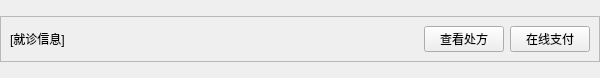
<?xml version="1.0" encoding="UTF-8"?>
<ui version="4.0">
 <class>MedicalRecord</class>
 <widget class="QWidget" name="MedicalRecord">
  <property name="geometry">
   <rect>
    <x>0</x>
    <y>0</y>
    <width>600</width>
    <height>78</height>
   </rect>
  </property>
  <property name="sizePolicy">
   <sizepolicy hsizetype="Expanding" vsizetype="Preferred">
    <horstretch>0</horstretch>
    <verstretch>0</verstretch>
   </sizepolicy>
  </property>
  <property name="windowTitle">
   <string>Form</string>
  </property>
  <layout class="QHBoxLayout" name="horizontalLayout">
   <property name="spacing">
    <number>0</number>
   </property>
   <property name="leftMargin">
    <number>0</number>
   </property>
   <property name="topMargin">
    <number>0</number>
   </property>
   <property name="rightMargin">
    <number>0</number>
   </property>
   <property name="bottomMargin">
    <number>0</number>
   </property>
   <item>
    <widget class="QFrame" name="CardFrame">
     <property name="sizePolicy">
      <sizepolicy hsizetype="Expanding" vsizetype="Fixed">
       <horstretch>0</horstretch>
       <verstretch>0</verstretch>
      </sizepolicy>
     </property>
     <property name="styleSheet">
      <string notr="true"/>
     </property>
     <property name="frameShape">
      <enum>QFrame::StyledPanel</enum>
     </property>
     <property name="frameShadow">
      <enum>QFrame::Raised</enum>
     </property>
     <layout class="QHBoxLayout" name="horizontalLayout_2">
      <item>
       <widget class="QLabel" name="label">
        <property name="text">
         <string>[就诊信息]</string>
        </property>
       </widget>
      </item>
      <item>
       <spacer name="horizontalSpacer">
        <property name="orientation">
         <enum>Qt::Horizontal</enum>
        </property>
        <property name="sizeHint" stdset="0">
         <size>
          <width>311</width>
          <height>19</height>
         </size>
        </property>
       </spacer>
      </item>
      <item>
       <widget class="QPushButton" name="prescriptionBtn">
        <property name="text">
         <string>查看处方</string>
        </property>
       </widget>
      </item>
      <item>
       <widget class="QPushButton" name="payBtn">
        <property name="text">
         <string>在线支付</string>
        </property>
       </widget>
      </item>
     </layout>
    </widget>
   </item>
  </layout>
 </widget>
 <resources/>
 <connections/>
</ui>
